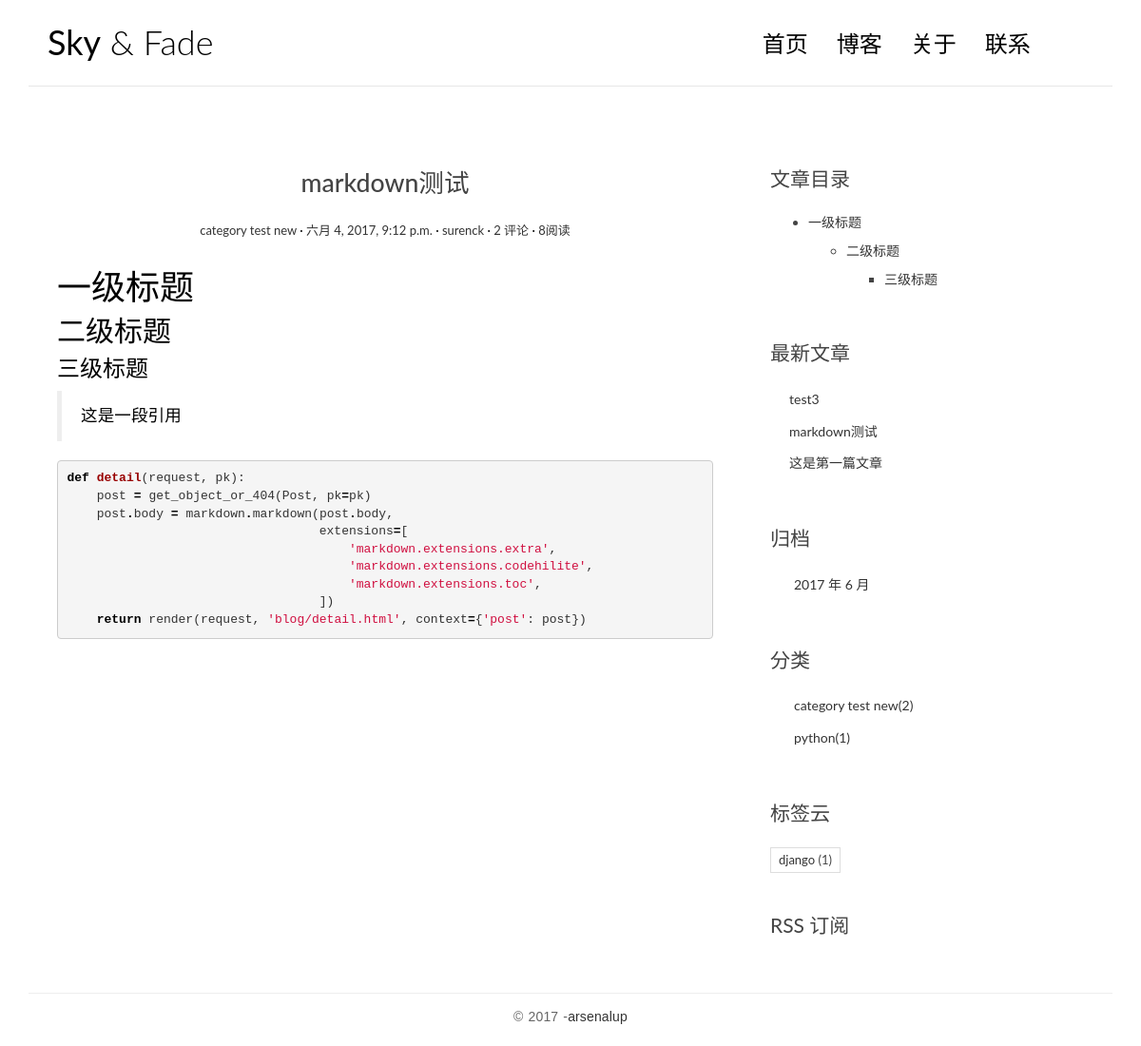
Screenshot of /post/3/ with the database file from the repository.
### blog/models.py (models this page shows, shortened)
class Post(models.Model):
    title = models.CharField(max_length=70)
    body = models.TextField()
    created_time = models.DateTimeField()
    modified_time = models.DateTimeField()
    views=models.PositiveIntegerField(default=0)
    excerpt = models.CharField(max_length=200, blank=True)
    category = models.ForeignKey(Category)
    tags = models.ManyToManyField(Tag, blank=True)
    author = models.ForeignKey(User)
    def get_absolute_url(self):
        return reverse('blog:detail', kwargs={'pk': self.pk})
    def increase_views(self):
        self.views+=1
        self.save(update_fields=['views'])
    def save(self,*args,**kwargs):
        if not self.excerpt:
            md=markdown.Markdown(extensions={
                'markdown.extensions.extra',
                'markdown.extensions.codehilite',
            })
            self.excerpt=strip_tags(md.convert(self.body))[:54]
        super(Post,self).save(*args,**kwargs)
    class Meta:
        ordering = ['-created_time']

class Category(models.Model):
    name = models.CharField(max_length=100)

class Tag(models.Model):
    name = models.CharField(max_length=100)

### blog/views.py (the view)
# urls.py: url(r'^post/(?P<pk>[0-9]+)/$', views.PostDetailView.as_view(), name='detail'),
class PostDetailView(DetailView):
    model = Post
    template_name = 'blog/detail.html'
    context_object_name = 'post'
    def get(self,request,*args,**kwargs):
        response=super(PostDetailView,self).get(request,*args,**kwargs)
        self.object.increase_views()
        return response
    def get_object(self, queryset=None):
        post=super(PostDetailView, self).get_object(queryset=None)
        md = markdown.Markdown(extensions=[
            'markdown.extensions.extra',
            'markdown.extensions.codehilite',
            TocExtension(slugify=slugify),
        ])
        post.body = md.convert(post.body)
        post.toc = md.toc
        return post
    def get_context_data(self, **kwargs):
        context=super(PostDetailView, self).get_context_data(**kwargs)
        form=CommentForm()
        comment_list=self.object.comment_set.all()
        context.update({
            'form':form,
            'comment_list':comment_list
        })
        return context

### blog/templatetags/blog_tags.py (called while the page is built)
@register.simple_tag
def get_recent_posts(num=5):
    return Post.objects.all().order_by('-created_time')[:num]

@register.simple_tag
def archives():
    return Post.objects.dates('created_time', 'month', order='DESC')

@register.simple_tag
def get_categories():
    return Category.objects.annotate(num_posts=Count('post')).filter(num_posts__gt=0)

@register.simple_tag
def get_tags():
    return Tag.objects.annotate(num_posts=Count('post')).filter(num_posts__gt=0)

### templates/blog/detail.html (shortened to what this page needs)
{% extends 'base.html' %}
{% block main %}
    <article class="post post-{{ post.pk }}">
        <header class="entry-header">
            <h1 class="entry-title">{{ post.title }}</h1>
            <div class="entry-meta">
                <span class="post-category"><a href="#">{{ post.category.name }}</a></span>
                <span class="post-date"><a href="#"><time class="entry-date"
                                                          datetime="{{ post.created_time }}">{{ post.created_time }}</time></a></span>
                <span class="post-author"><a href="#">{{ post.author }}</a></span>
                <span class="comments-link">
                    <a href="{{ post.get_absolute_url }}#comment-area">{{ post.comment_set.count }} 评论</a></span>
                <span class="views-count"><a href="{{ post.get_absolute_url }}">{{ post.views}}阅读</a></span>
            </div>
        </header>
        <div class="entry-content clearfix">
            {{ post.body|safe }}
        </div>
    </article>
{% endblock main %}
{% block toc %}
    <div class="widget widget-content">
        <h3 class="widget-title">文章目录</h3>
        {{ post.toc|safe }}
    </div>
{% endblock toc %}

### templates/base.html (shortened to what this page needs)
<!DOCTYPE html>
{% load staticfiles %}
{% load blog_tags %}
<html>
<head>
    <link rel="stylesheet" href="http://code.ionicframework.com/ionicons/2.0.1/css/ionicons.min.css">
    <link rel="stylesheet" href="{% static 'blog/css/bootstrap.min.css' %}">
    <link rel="stylesheet" href="{% static 'blog/css/pace.css' %}">
    <link rel="stylesheet" href="{% static 'blog/css/custom.css' %}">
    <link rel="stylesheet" href="{% static 'blog/css/highlights/github.css' %}">
</head>
<body>
<div class="container">
    <header id="site-header">
        <div class="row">
            <div class="col-md-4 col-sm-5 col-xs-8">
                <div class="logo">
                    <h1><a href="{% url 'blog:index' %}"><b>Sky</b> &amp; Fade</a></h1>
                </div>
            </div>
            <div class="col-md-8 col-sm-7 col-xs-4">
                <nav class="main-nav" role="navigation">
                    <div class="collapse navbar-collapse" id="bs-example-navbar-collapse-1">
                        <ul class="nav navbar-nav navbar-right">
                            <li class="cl-effect-11"><a href="{% url 'blog:index' %}" data-hover="首页">首页</a></li>
                            <li class="cl-effect-11"><a href="full-width.html" data-hover="博客">博客</a></li>
                            <li class="cl-effect-11"><a href="about.html" data-hover="关于">关于</a></li>
                            <li class="cl-effect-11"><a href="contact.html" data-hover="联系">联系</a></li>
                        </ul>
                    </div>
                </nav>
            </div>
        </div>
    </header>
</div>
<div class="content-body">
    <div class="container">
        <div class="row">
            <main class="col-md-8">
                {% block main %}
                {% endblock main %}
            </main>
            <aside class="col-md-4">
                {% block toc %}
                {% endblock toc %}
                <div class="widget widget-recent-posts">
                    <h3 class="widget-title">最新文章</h3>
                    {% get_recent_posts as recent_post_list %}
                    <ul>
                        {% for post in recent_post_list %}
                            <li>
                                <a href="{{ post.get_absolute_url }}">{{ post.title }}</a>
                            </li>
                        {% empty %}
                            暂无文章！
                        {% endfor %}
                    </ul>
                </div>
                <div class="widget widget-archives">
                    <h3 class="widget-title">归档</h3>
                    {% archives as date_list %}
                    <ul>
                        {% for date in date_list %}
                            <li>
                                <a href="{% url 'blog:archives' date.year date.month %}">{{ date.year }} 年 {{ date.month }} 月</a>
                            </li>
                        {% empty %}
                            暂无归档！
                        {% endfor %}
                    </ul>
                </div>
                <div class="widget widget-category">
                    <h3 class="widget-title">分类</h3>
                    {% get_categories as category_list %}
                    <ul>
                        {% for category in category_list %}
                            <li>
                                <a href="{% url 'blog:category' category.pk %}">
                                    {{ category.name }}({{ category.num_posts }})</a>
                            </li>
                        {% empty %}
                            暂无分类！
                        {% endfor %}
                    </ul>
                </div>
                <div class="widget widget-tag-cloud">
                    <h3 class="widget-title">标签云</h3>
                    {% get_tags as tag_list %}
                    <ul>
                    {% for tag in tag_list %}
                        <li>
                            <a href="{% url 'blog:tag' tag.pk %}">{{ tag.name }}</a>
                        <span class="tag-count">({{ tag.num_posts }})</span>
                        </li>
                        {% empty %}
                        暂无标签
                        {% endfor %}
                    </ul>
                </div>
                <div class="rss">
                    <a href="{% url 'rss' %}"> RSS 订阅</a>
                </div>
            </aside>
        </div>
    </div>
</div>
<footer id="site-footer">
    <div class="container">
        <div class="row">
            <div class="col-md-12">
                <p class="copyright">&copy 2017 -<a href="https://github.com/arsenalup"
                                                        target="_blank" title="模板之家">arsenalup</a>
                </p>
            </div>
        </div>
    </div>
</footer>
</body>
</html>

### static/blog/css/custom.css (style rules this page uses)
* { outline: none; }
h1, h2, h3, h4, h5, h6 { margin-top: 0; }
b { font-weight: 400; }
a { color: #333; }
body { color: #444; font-family: 'Lato', sans-serif; }
p { font-family: 'Ubuntu', sans-serif; font-weight: 400; word-spacing: 1px; letter-spacing: 0.01em; }
#site-header { background-color: #FFF; padding: 25px 20px; margin-bottom: 40px; border-bottom: 1px solid #e7e7e7; }
.logo h1 a { color: #000; }
.logo h1 { margin: 0; font-family: 'Lato', sans-serif; font-weight: 300; }
.main-nav { margin-top: 11px; max-width: 95%; }
.main-nav a { color: #000000 !important; padding: 0 0 5px 0 !important; margin-right: 30px; font-family: 'Lato', sans-serif; font-weight: 300; font-size: 24px; }
.cl-effect-11 a { padding: 10px 0; color: #0972b4; text-shadow: none; }
.cl-effect-11 a::before { position: absolute; top: 0; left: 0; overflow: hidden; padding: 0 0 5px 0 !important; max-width: 0; border-bottom: 1px solid #000; color: #000; content: attr(data-hover); white-space: nowrap; -webkit-transition: max-width 0.5s; -moz-transition: max-width 0.5s; transition: max-width 0.5s; }
.content-body { padding-bottom: 4em; }
.post { background: #fff; padding: 30px 30px 0; }
.entry-title { text-align: center; font-size: 1.9em; margin-bottom: 20px; line-height: 1.6; padding: 10px 20px 0; }
.entry-meta { text-align: center; color: #DDDDDD; font-size: 13px; margin-bottom: 30px; }
.entry-content { font-size: 18px; line-height: 1.9; font-weight: 300; color: #000; }
.post-category::after, .post-date::after, .post-author::after, .comments-link::after { content: ' ·'; color: #000; }
.widget { background: #fff; padding: 30px 0 0; }
.widget-title { font-size: 1.5em; margin-bottom: 20px; line-height: 1.6; padding: 10px 0 0; font-weight: 400; }
.widget-recent-posts ul { padding: 0; margin: 0; padding-left: 20px; }
.widget-recent-posts ul li { list-style-type: none; position: relative; line-height: 170%; margin-bottom: 10px; }
.widget-recent-posts ul li::before { content: '\f3d3'; font-family: "Ionicons"; position: absolute; left: -17px; top: 3px; font-size: 16px; color: #000; }
.widget-archives ul { padding: 0; margin: 0; padding-left: 25px; }
.widget-archives ul li { list-style-type: none; position: relative; line-height: 170%; margin-bottom: 10px; }
.widget-archives ul li::before { content: '\f3f3'; font-family: "Ionicons"; position: absolute; left: -25px; top: 1px; font-size: 16px; color: #000; }
.widget-category ul { padding: 0; margin: 0; padding-left: 25px; }
.widget-category ul li { list-style-type: none; position: relative; line-height: 170%; margin-bottom: 10px; }
.widget-category ul li::before { content: '\f3fe'; font-family: "Ionicons"; position: absolute; left: -25px; top: 1px; font-size: 18px; color: #000; }
.widget-tag-cloud ul { padding: 0; margin: 0; margin-right: -10px; }
.widget-tag-cloud ul li { list-style-type: none; font-size: 13px; display: inline-block; margin-right: 10px; margin-bottom: 10px; padding: 3px 8px; border: 1px solid #ddd; }
.widget-content ul ul { margin-top: 10px; }
.widget-content ul li { margin-bottom: 10px; }
.rss { font-size: 21px; margin-top: 30px; }
.rss a { color: #444; }
#site-footer { padding-top: 10px; padding: 0 0 1.5em 0; }
.copyright { text-align: center; padding-top: 1em; margin: 0; border-top: 1px solid #eee; color: #666; }

### static/blog/css/highlights/github.css (style rules this page uses)
.codehilite .k { color: #000000; font-weight: bold }
.codehilite .o { color: #000000; font-weight: bold }
.codehilite .nf { color: #990000; font-weight: bold }
.codehilite .w { color: #bbbbbb }
.codehilite .s1 { color: #d01040 }

### rows the page displays
Post: title "markdown测试", category.name "category test new", created_time "六月 4, 2017, 9:12 p.m.", author "surenck", comment_set.count "2", views "8", body "一级标题 二级标题 三级标题 这是一段引用 def detail ( request , pk ): post = get_object_or_404 ( Post , pk = pk ) post . body = markdown . markdown ( post . body , extensions = [ 'markdown.extensions.extra' , 'markdown.extensions.codehilite' , 'markdown.extensions.toc' , ]) return render ( request , 'blog/detail.html' , context = { 'post' : post })", toc "一级标题 二级标题 三级标题"
Post: title "test3"
Post: title "这是第一篇文章"
Category: name "category test new", num_posts "2"
Category: name "python", num_posts "1"
Tag: name "django", num_posts "1"

### other values shown
{{ date.year }} "2017"
{{ date.month }} "6"
